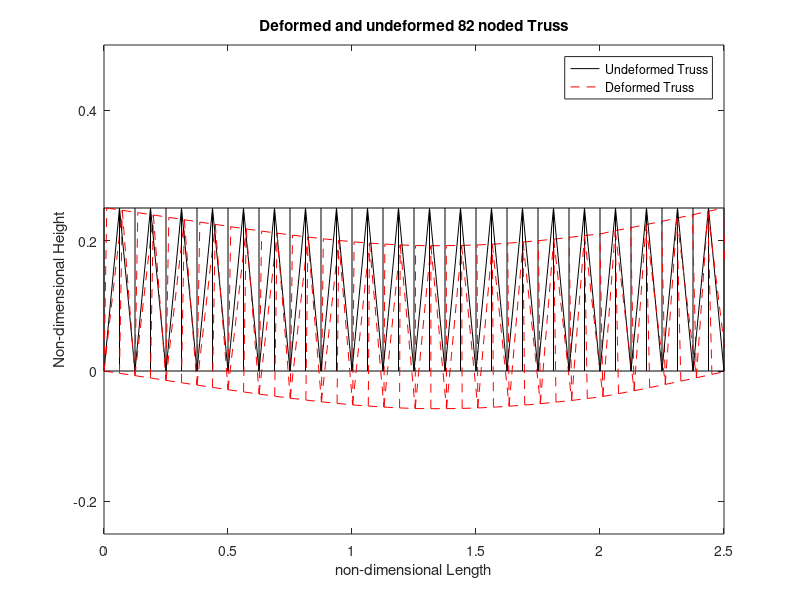

The MATLAB script that drew this image:

%%
%Syed Ali ENME815 Truss Project 1
%%

cord = importdata('cordxy.txt');
ielmn = importdata('ielmnxy.txt');
disp = importdata('displace.txt');
deformed_cord = zeros(82,2);

for l = 2:3 %Calling Rows 2 and 3 in the Element Connectivity Matrix
    for m = 1:82 %From nodes 1-82
       deformed_cord(m,(l-1)) = (cord(m,l)) +  ((disp(m,l))/600);
    end
end

figure; grid on;
set(gca,'Fontsize',20);
for i = 1:length(ielmn)
    x = [cord(ielmn(i,2),2),cord(ielmn(i,3),2)];
    y = [cord(ielmn(i,2),3),cord(ielmn(i,3),3)];
    plot(x,y,'k'); hold on;
    xlim([0 2.5]);
    ylim([-.25 .5]);

    xd = [deformed_cord(ielmn(i,2),1),deformed_cord(ielmn(i,3),1)];
    yd = [deformed_cord(ielmn(i,2),2),deformed_cord(ielmn(i,3),2)];
    plot(xd,yd,'r--'); hold on;
    title('Deformed and undeformed 82 noded Truss')
    xlabel('non-dimensional Length')
    ylabel('Non-dimensional Height')
    legend('Undeformed Truss', 'Deformed Truss')
end